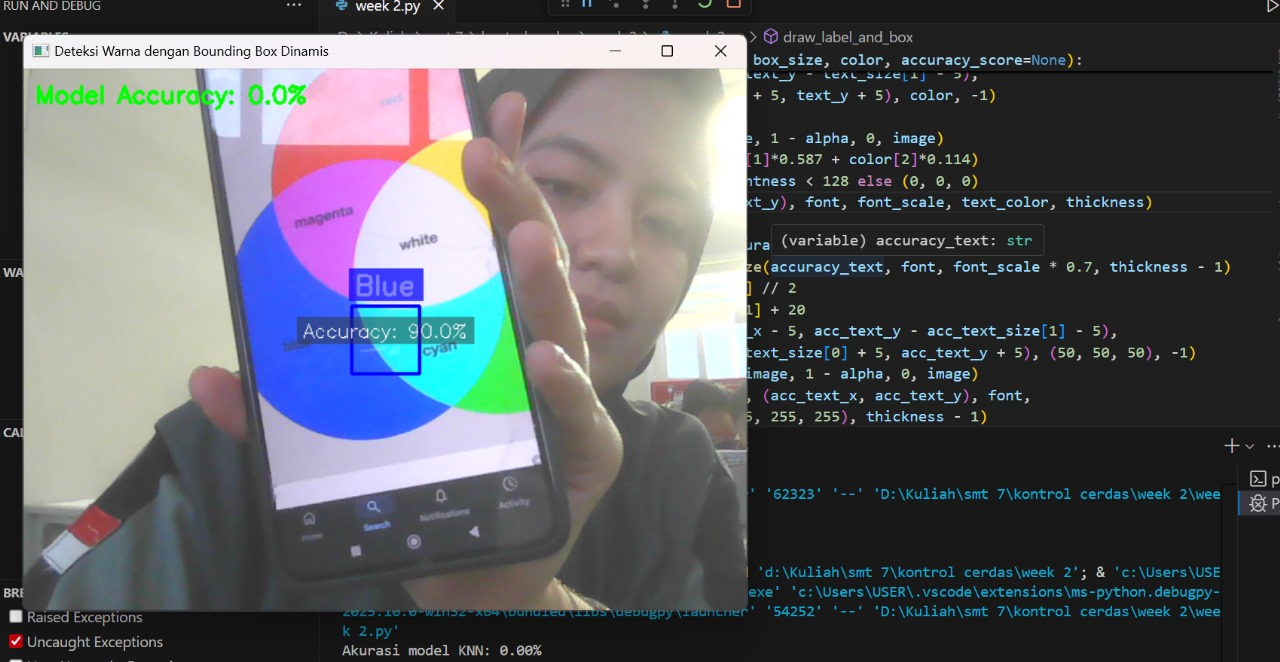
#> input picture week 2/blue.jpg, 1280 x 662 px, given in place of the camera
$ python 'week 2.py'
#> lines starting #> are read from the running program, lines starting #| are printed output that depends on the picture; after the words box and inside, x2 and y2 are one past the last pixel; in counts of white or black regions, pixels touching at a corner belong together
import numpy as np
import pandas as pd
from sklearn.model_selection import train_test_split
from sklearn.preprocessing import StandardScaler
from sklearn.neighbors import KNeighborsClassifier
from sklearn.metrics import accuracy_score
import cv2

# Dataset contoh untuk training KNN
data = {
    'ColorName': ['Red', 'Green', 'Blue', 'Yellow', 'Cyan', 'Magenta', 'Black', 'White'],
    'R': [255, 0, 0, 255, 0, 255, 0, 255],
    'G': [0, 255, 0, 255, 255, 0, 0, 255],
    'B': [0, 0, 255, 0, 255, 255, 0, 255]
}
color_data = pd.DataFrame(data)

X = color_data[['R', 'G', 'B']].values
y = color_data['ColorName'].values

# Normalisasi fitur RGB
scaler = StandardScaler()
X_scaled = scaler.fit_transform(X)

X_train, X_test, y_train, y_test = train_test_split(X_scaled, y, test_size=0.2, random_state=42)

knn = KNeighborsClassifier(n_neighbors=3)
knn.fit(X_train, y_train)

y_pred = knn.predict(X_test)
accuracy = accuracy_score(y_test, y_pred) * 100
print(f'Akurasi model KNN: {accuracy:.2f}%')

# Warna bounding box sesuai warna deteksi (BGR)
color_bgr_map = {
    "Red": (0, 0, 255),
    "Yellow": (0, 255, 255),
    "Green": (0, 255, 0),
    "Blue": (255, 0, 0),
    "Cyan": (255, 255, 0),
    "Magenta": (255, 0, 255),
    "Black": (0, 0, 0),
    "White": (255, 255, 255)
}

def detect_color_hsv(hsv_pixel):
    # Red
    lower_red1 = np.array([0, 120, 70])
    upper_red1 = np.array([10, 255, 255])
    lower_red2 = np.array([160, 120, 70])
    upper_red2 = np.array([179, 255, 255])
    # Yellow
    lower_yellow = np.array([20, 100, 100])
    upper_yellow = np.array([30, 255, 255])
    # Green
    lower_green = np.array([40, 50, 50])
    upper_green = np.array([80, 255, 255])
    # Blue
    lower_blue = np.array([90, 50, 50])
    upper_blue = np.array([130, 255, 255])
    # Cyan
    lower_cyan = np.array([81, 50, 50])
    upper_cyan = np.array([100, 255, 255])
    # Magenta
    lower_magenta = np.array([140, 50, 50])
    upper_magenta = np.array([160, 255, 255])
    # White (rendah saturasi, tinggi value)
    lower_white = np.array([0, 0, 200])
    upper_white = np.array([179, 40, 255])
    # Black (rendah value)
    lower_black = np.array([0, 0, 0])
    upper_black = np.array([179, 255, 50])

    mask_red = cv2.inRange(hsv_pixel, lower_red1, upper_red1) + cv2.inRange(hsv_pixel, lower_red2, upper_red2)
    mask_yellow = cv2.inRange(hsv_pixel, lower_yellow, upper_yellow)
    mask_green = cv2.inRange(hsv_pixel, lower_green, upper_green)
    mask_blue = cv2.inRange(hsv_pixel, lower_blue, upper_blue)
    mask_cyan = cv2.inRange(hsv_pixel, lower_cyan, upper_cyan)
    mask_magenta = cv2.inRange(hsv_pixel, lower_magenta, upper_magenta)
    mask_white = cv2.inRange(hsv_pixel, lower_white, upper_white)
    mask_black = cv2.inRange(hsv_pixel, lower_black, upper_black)

    if mask_red[0] > 0:
        return "Red"
    elif mask_yellow[0] > 0:
        return "Yellow"
    elif mask_green[0] > 0:
        return "Green"
    elif mask_blue[0] > 0:
        return "Blue"
    elif mask_cyan[0] > 0:
        return "Cyan"
    elif mask_magenta[0] > 0:
        return "Magenta"
    elif mask_white[0] > 0:
        return "White"
    elif mask_black[0] > 0:
        return "Black"
    else:
        return None

def draw_label_and_box(image, text, pos, box_size, color, accuracy_score=None):
    font = cv2.FONT_HERSHEY_SIMPLEX
    font_scale = 1.0
    thickness = 2
    text_size, _ = cv2.getTextSize(text, font, font_scale, thickness)
    while (text_size[0] > box_size or text_size[1] > box_size//2) and font_scale > 0.1:
        font_scale -= 0.1
        text_size, _ = cv2.getTextSize(text, font, font_scale, thickness)
    x, y = pos
    top_left = (x - box_size // 2, y - box_size // 2)
    bottom_right = (x + box_size // 2, y + box_size // 2)
    cv2.rectangle(image, top_left, bottom_right, color, 2)
    text_x = x - text_size[0] // 2
    text_y = y - box_size // 2 - 10
    if text_y < 0:
        text_y = y + box_size // 2 + text_size[1] + 10
    overlay = image.copy()
    cv2.rectangle(overlay, (text_x - 5, text_y - text_size[1] - 5),
                  (text_x + text_size[0] + 5, text_y + 5), color, -1)
    alpha = 0.5
    cv2.addWeighted(overlay, alpha, image, 1 - alpha, 0, image)
    brightness = (color[0]*0.299 + color[1]*0.587 + color[2]*0.114)
    text_color = (255, 255, 255) if brightness < 128 else (0, 0, 0)
    cv2.putText(image, text, (text_x, text_y), font, font_scale, text_color, thickness)
    if accuracy_score is not None:
        accuracy_text = f"Accuracy: {accuracy_score:.1f}%"
        acc_text_size, _ = cv2.getTextSize(accuracy_text, font, font_scale * 0.7, thickness - 1)
        acc_text_x = x - acc_text_size[0] // 2
        acc_text_y = text_y + text_size[1] + 20
        cv2.rectangle(overlay, (acc_text_x - 5, acc_text_y - acc_text_size[1] - 5),
                      (acc_text_x + acc_text_size[0] + 5, acc_text_y + 5), (50, 50, 50), -1)
        cv2.addWeighted(overlay, alpha, image, 1 - alpha, 0, image)
        cv2.putText(image, accuracy_text, (acc_text_x, acc_text_y), font,
                   font_scale * 0.7, (255, 255, 255), thickness - 1)

def get_prediction_confidence(pixel_rgb_scaled):
    probabilities = knn.predict_proba(pixel_rgb_scaled)
    max_prob = np.max(probabilities) * 100
    return max_prob

cap = cv2.VideoCapture(0)
if not cap.isOpened():
    print("Error membuka kamera")
    exit()

while True:
    ret, frame = cap.read()
#> frame is the input picture: shape (662, 1280, 3); mean B, G, R 97.4, 92.1, 89.9
    if not ret:
        break

    height, width, _ = frame.shape
    center_x, center_y = width // 2, height // 2
    pixel_bgr = frame[center_y, center_x].reshape(1, 1, 3)
#> pixel_bgr = [[118, 126, 139]]
    pixel_hsv = cv2.cvtColor(pixel_bgr, cv2.COLOR_BGR2HSV)
#> pixel_hsv = [[11, 39, 139]]

    color_special = detect_color_hsv(pixel_hsv)
#> in detect_color_hsv, `mask_red = cv2.inRange(hsv_pixel, lower_red1, upper_red1) + cv2.inRang..`: mask_red = [0]
    confidence = accuracy

    if color_special:
        color_pred = color_special
        confidence = 90.0
    else:
        pixel_rgb = pixel_bgr[0][0][::-1].reshape(1, -1)
#> pixel_rgb = [[139, 126, 118]]
        pixel_rgb_scaled = scaler.transform(pixel_rgb)
#> pixel_rgb_scaled = [[0.0902, -0.0118, -0.0745]]
        color_pred = knn.predict(pixel_rgb_scaled)[0]
#> color_pred = 'Red'
        confidence = get_prediction_confidence(pixel_rgb_scaled)
#> in get_prediction_confidence, `probabilities = knn.predict_proba(pixel_rgb_scaled)`: probabilities = [[0, 0, 0, 0.333, 0.333, 0.333]]
#> in get_prediction_confidence, `max_prob = np.max(probabilities) * 100`: max_prob = 33.33
#> confidence = 33.33

    box_color = color_bgr_map.get(color_pred, (0, 0, 0))
#> box_color = (0, 0, 255)
    draw_label_and_box(frame, color_pred, (center_x, center_y), 60, box_color, confidence)
#> in draw_label_and_box, `cv2.rectangle(overlay, (text_x - 5, text_y - text_size[1] - 5), (text_..`:
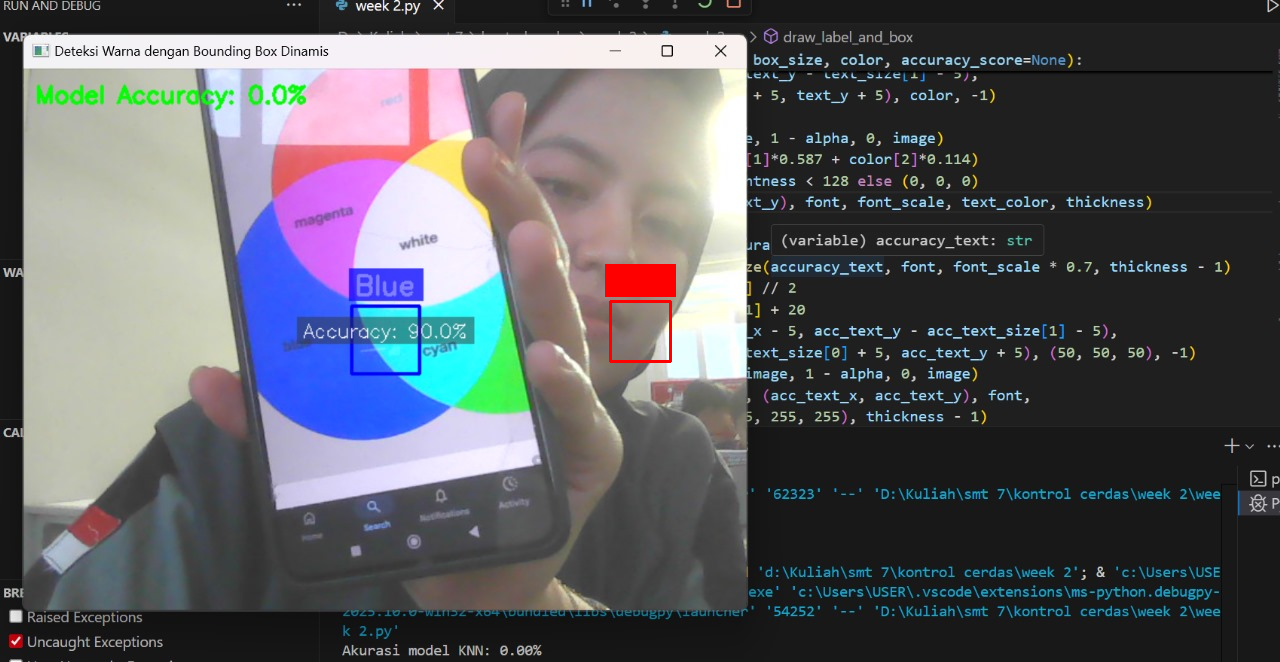
#> overlay: shape (662, 1280, 3); mean B, G, R 96.9, 91.6, 90.3
#> in draw_label_and_box, `brightness = (color[0]*0.299 + color[1]*0.587 + color[2]*0.114)`: brightness = 29.07
#> in draw_label_and_box, `text_color = (255, 255, 255) if brightness < 128 else (0, 0, 0)`: text_color = (255, 255, 255)
#> in draw_label_and_box, `cv2.putText(image, text, (text_x, text_y), font, font_scale, text_colo..`:
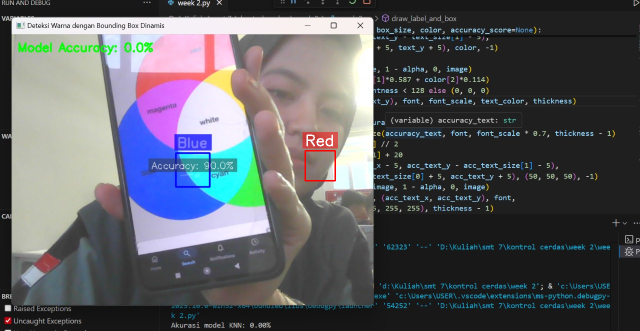
#> image: shape (662, 1280, 3) (shown at 1/2 size); mean B, G, R 97.2, 91.9, 90.2
#> in draw_label_and_box, `accuracy_text = f"Accuracy: {accuracy_score:.1f}%"`: accuracy_text = 'Accuracy: 33.3%'
#> in draw_label_and_box, `acc_text_size, _ = cv2.getTextSize(accuracy_text, font, font_scale * 0..`: acc_text_size = (182, 16)
#> in draw_label_and_box, `acc_text_x = x - acc_text_size[0] // 2`: acc_text_x = 549
#> in draw_label_and_box, `cv2.rectangle(overlay, (acc_text_x - 5, acc_text_y - acc_text_size[1] ..`:
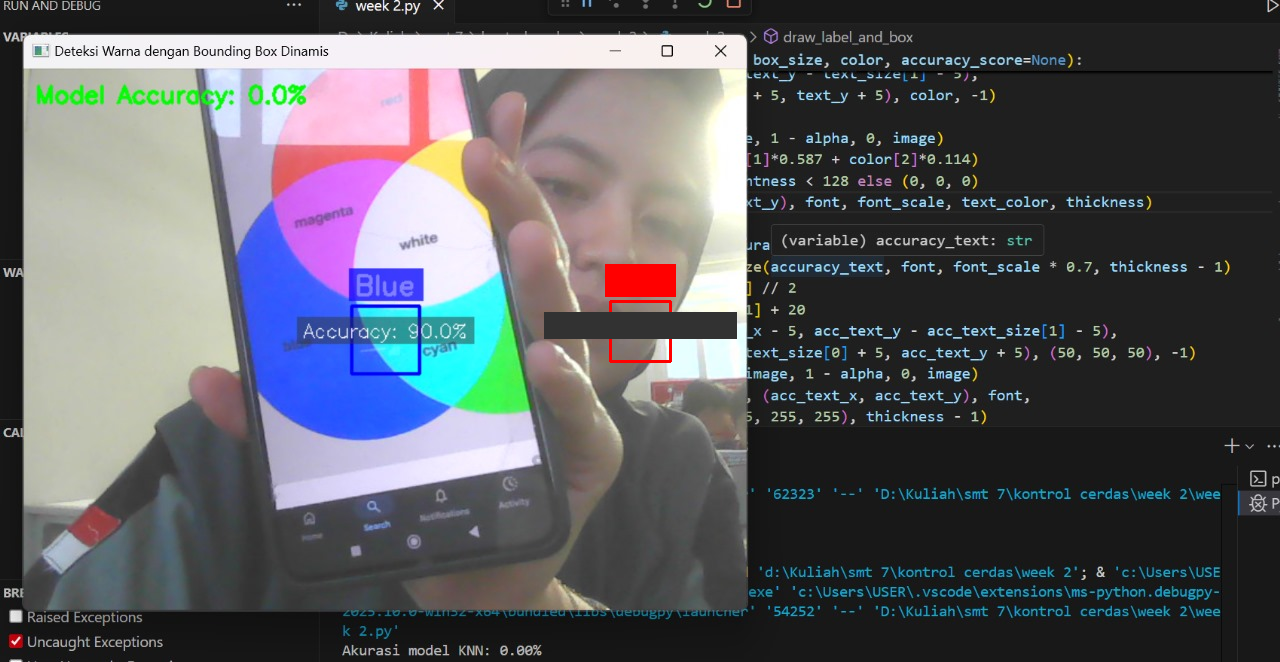
#> overlay: shape (662, 1280, 3); 0.61% of pixels changed, all inside (x1, y1, x2, y2) = (544, 312, 737, 339)

    cv2.putText(frame, f"Model Accuracy: {accuracy:.1f}%", (10, 30),
                cv2.FONT_HERSHEY_SIMPLEX, 0.7, (0, 255, 0), 2)
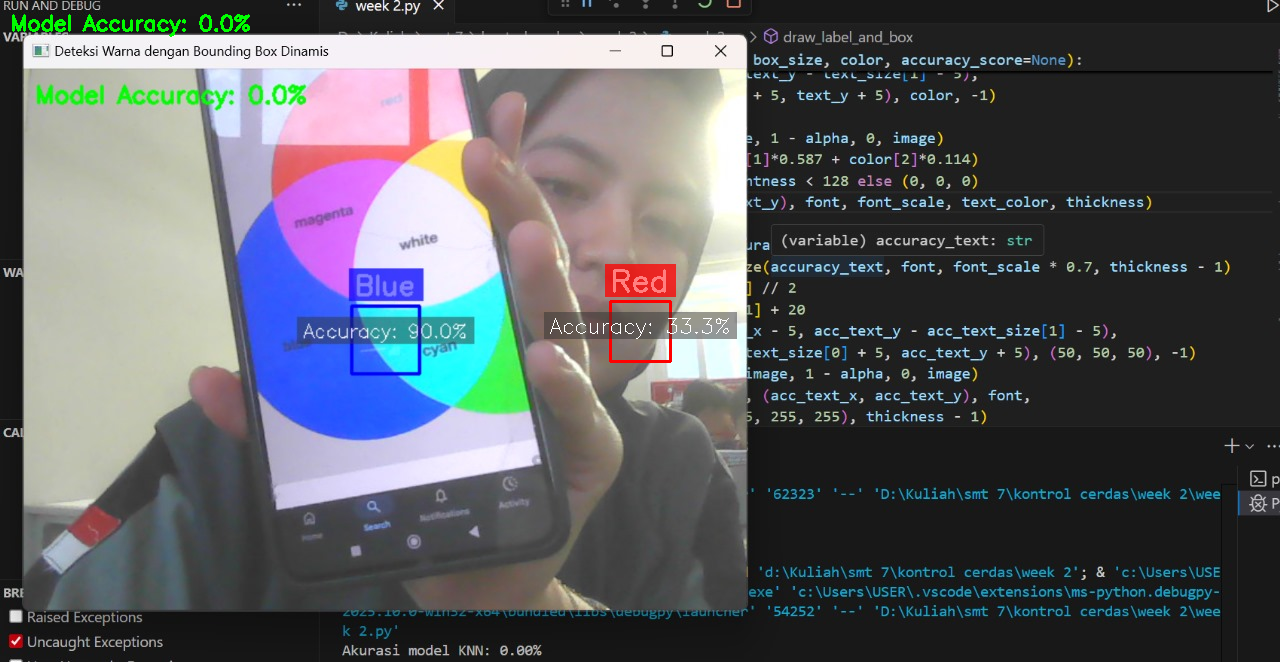
#> frame: shape (662, 1280, 3); mean B, G, R 96.7, 91.9, 89.8

    cv2.imshow('Deteksi Warna dengan Bounding Box Dinamis', frame)

    if cv2.waitKey(1) & 0xFF == ord('q'):
#> (key q is pressed here)
        break

cap.release()
cv2.destroyAllWindows()

$ run again, on week 2/magenta.jpg
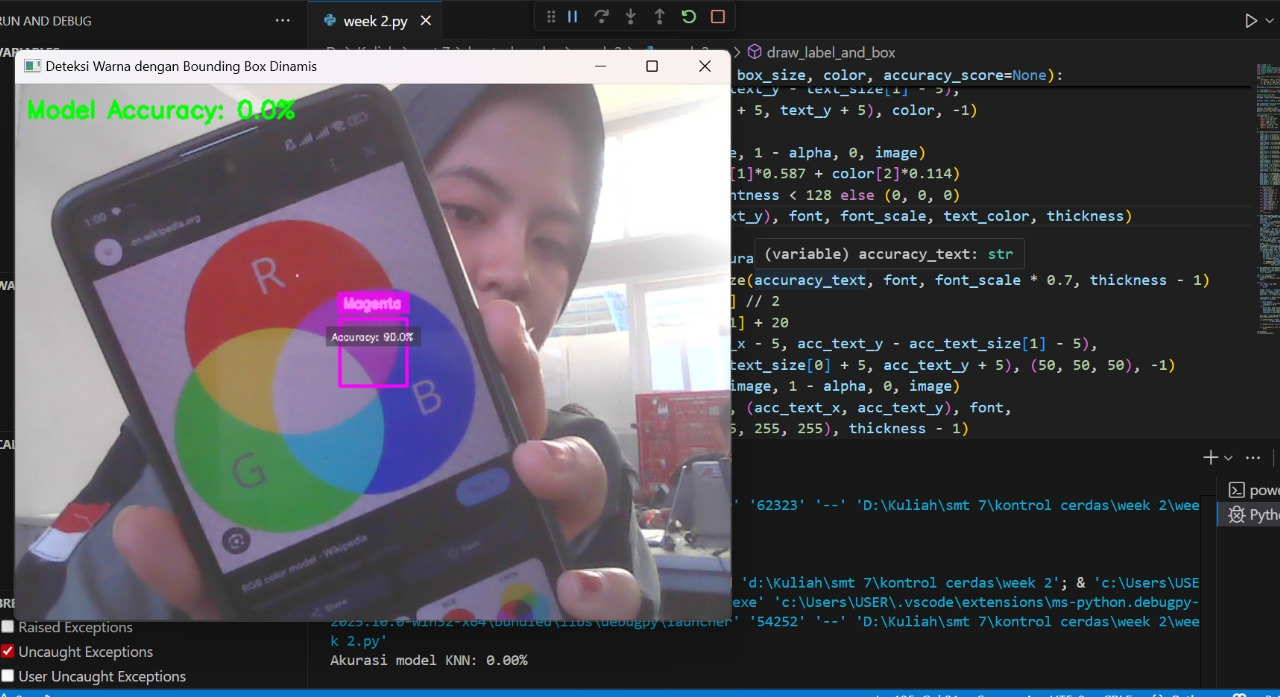
#> input picture week 2/magenta.jpg, 1280 x 697 px, given in place of the camera
#> frame is the input picture: shape (697, 1280, 3); mean B, G, R 86.4, 80.4, 81.9
#> pixel_bgr = [[216, 220, 221]]
#> pixel_hsv = [[24, 6, 221]]
#> mask_red = [0]
#> mask_white = [255]
#> mask_black = [0]
#> color_special = 'White'
#> box_color = (255, 255, 255)
#> in draw_label_and_box, `cv2.rectangle(overlay, (text_x - 5, text_y - text_size[1] - 5), (text_..`:
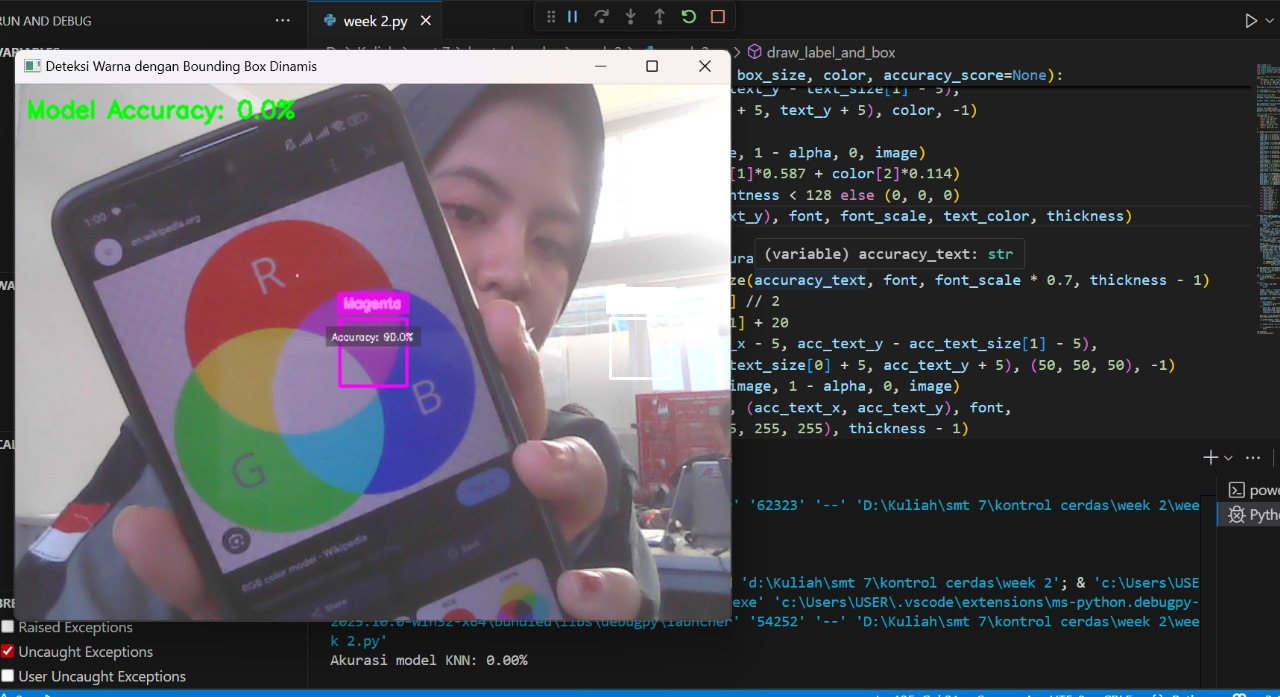
#> overlay: shape (697, 1280, 3); mean B, G, R 86.4, 80.4, 82
#> brightness = 255
#> text_color = (0, 0, 0)
#> `cv2.putText(frame, f"Model Accuracy: {accuracy:.1f}%", (10, 30), cv2.F..`:
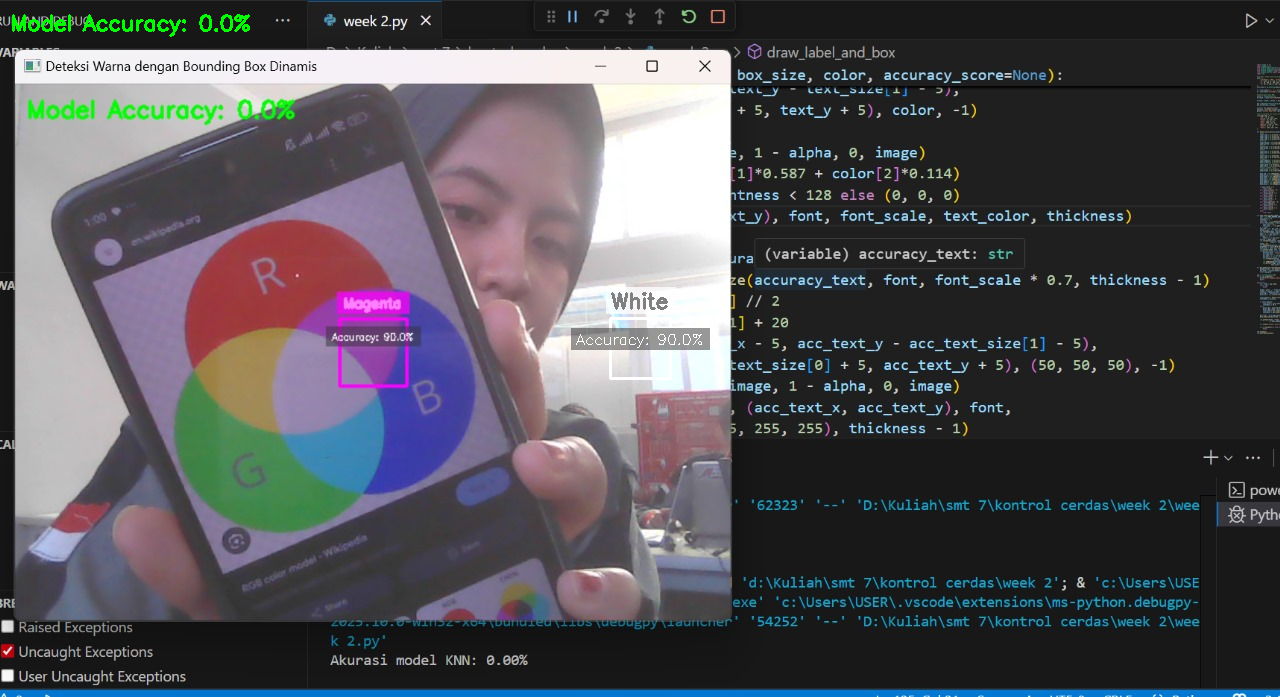
#> frame: shape (697, 1280, 3); mean B, G, R 86, 80.5, 81.5
